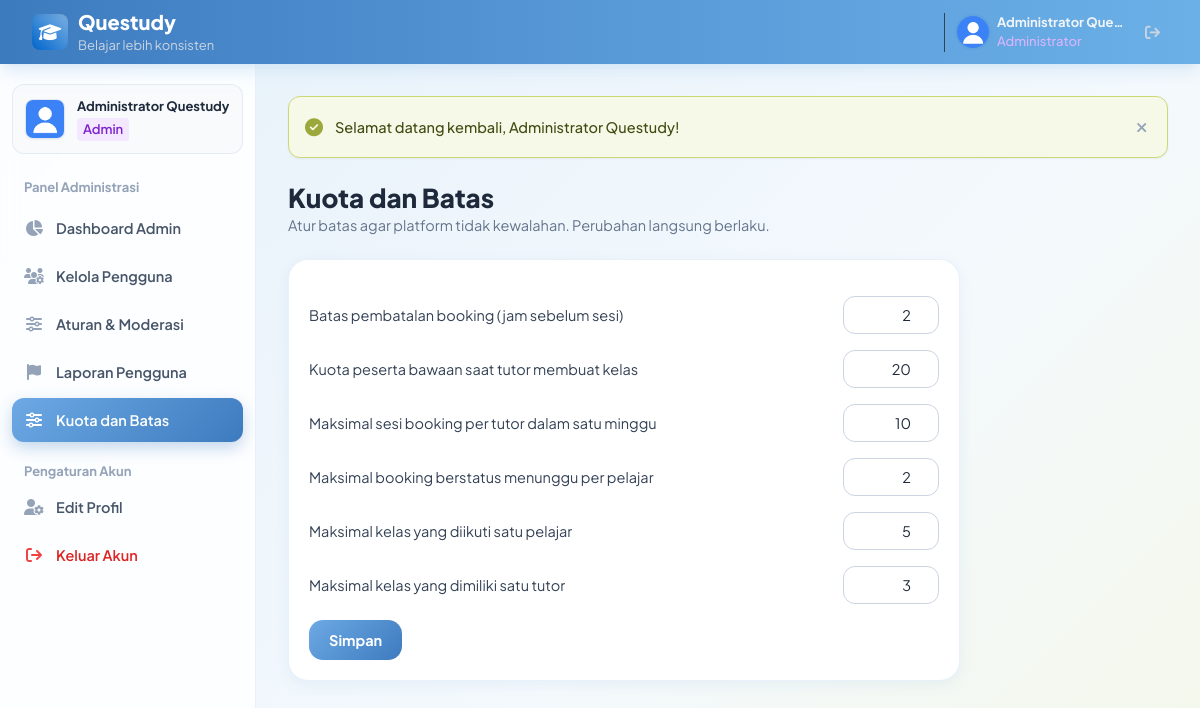
The app's page /admin/pengaturan.php (signed in) with its own data.
### tables this page shows
CREATE TABLE `pengaturan_sistem` (
  `kunci` VARCHAR(50) PRIMARY KEY,
  `nilai` INT NOT NULL,
  `keterangan` VARCHAR(150) NOT NULL
);

### config/koneksi.php (called while the page is built, shortened)
<?php
function e($string) {
    return htmlspecialchars((string)($string ?? ''), ENT_QUOTES, 'UTF-8');
}

### admin/pengaturan.php (the view, shortened to what this page needs)
<?php
require_once BASE_PATH . '/config/koneksi.php';
$daftar = $conn->query("SELECT * FROM pengaturan_sistem ORDER BY kunci ASC")->fetchAll();
require_once BASE_PATH . '/includes/layout_header.php';
?>
<div class="mb-6">
    <h1 class="text-2xl font-extrabold text-slate-800">Kuota dan Batas</h1>
    <p class="text-sm text-slate-500">Atur batas agar platform tidak kewalahan. Perubahan langsung berlaku.</p>
</div>
<form action="" method="POST" class="bg-white rounded-xl border border-[#E2E8F0] p-5 max-w-2xl space-y-4">
    <?php foreach ($daftar as $p): ?>
        <div class="flex items-center justify-between gap-4">
            <label class="text-sm text-slate-700" for="p_<?= e($p['kunci']); ?>"><?= e($p['keterangan']); ?></label>
            <input id="p_<?= e($p['kunci']); ?>" type="number" min="1" max="1000" name="nilai[<?= e($p['kunci']); ?>]" value="<?= (int)$p['nilai']; ?>" class="w-24 px-3 py-2 text-sm rounded-xl border border-slate-300 text-right">
        </div>
    <?php endforeach; ?>
    <button type="submit" class="px-5 py-2.5 rounded-xl bg-[#0066CC] hover:bg-[#0052A3] text-white text-sm font-bold transition">Simpan</button>
</form>
<?php require_once BASE_PATH . '/includes/layout_footer.php'; ?>

### includes/layout_header.php (style rules this page uses)
body { font-family: 'Plus Jakarta Sans', sans-serif; background-color: #F4F6F9; }
html { scroll-behavior: smooth; }
body, input, button, select, textarea { font-family: 'Plus Jakarta Sans', sans-serif !important; }
body { font-size: 15px; line-height: 1.6; color: #1E293B; background: linear-gradient(135deg, #E6F1FA 0%, #F4F9FD 55%, #F3F7E4 100%) fixed !important; }
.text-sm { font-size: 14.5px !important; }
.text-2xl { font-size: 26px !important; line-height: 1.25 !important; }
.font-black, .font-extrabold { font-weight: 800 !important; }
.bg-\[\#0066CC\] { background-color: #3D7BBF !important; background-image: linear-gradient(135deg, #6CA9E4, #3D7BBF) !important; color: #fff !important; }
main .bg-white.rounded-xl { border-radius: 20px !important; border-color: rgba(190, 216, 241, .35) !important; box-shadow: 0 4px 14px rgba(61, 123, 191, .08) !important; transition: transform .2s ease, box-shadow .2s ease; }
main button, main a.rounded-xl, main a.rounded-lg { transition: all .18s ease; }
main button.rounded-xl, main a.rounded-xl { border-radius: 14px !important; }
main input, main select, main textarea { transition: border-color .15s ease, box-shadow .15s ease; }

### records on screen
pengaturan_sistem: keterangan "Batas pembatalan booking (jam sebelum sesi)", nilai "2"
pengaturan_sistem: keterangan "Kuota peserta bawaan saat tutor membuat kelas", nilai "20"
pengaturan_sistem: keterangan "Maksimal sesi booking per tutor dalam satu minggu", nilai "10"
pengaturan_sistem: keterangan "Maksimal booking berstatus menunggu per pelajar", nilai "2"
pengaturan_sistem: keterangan "Maksimal kelas yang diikuti satu pelajar", nilai "5"
pengaturan_sistem: keterangan "Maksimal kelas yang dimiliki satu tutor", nilai "3"

### other values on screen
$user_nama "Administrator Que…"
$user_nama "Administrator Questudy"
$user_role "Admin"
$flash['message'] "Selamat datang kembali, Administrator Questudy!"
